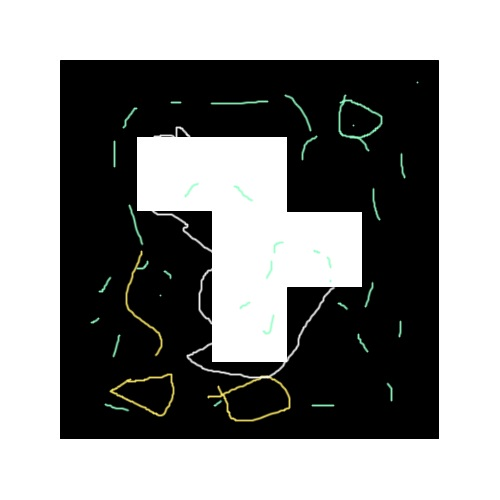
#> input picture archive/py_glyph/05.jpg, 500 x 500 px
$ python py_glyph.py   (Python 2 division)
#> lines starting #> are read from the running program, lines starting #| are printed output that depends on the picture; after the words box and inside, x2 and y2 are one past the last pixel; in counts of white or black regions, pixels touching at a corner belong together
#!/usr/bin/env python
'''
py_glyph.py
===========
initial revision

py_glyph.py will load a single image and try to identify the glyphs found.
It is then compared to the fixed glyph from checkIfValidGlyph().

Not rotation invariant at this current stage.

validGlyph = np.matrix('
1 1 1 1 1;
1 0 0 1 1;
1 1 0 0 1;
1 1 0 1 1;
1 1 1 1 1
')

General process implemented
------------
1. Grayscale
2. Blur gaussian 5x5
3. Canny edge detection
4. Contour finding, minimum areal to eliminate tiny shit
5. Find aproximations with exactly 4 points from contour, coloured red
6. Perspective transform into 250x250 pixler ROI
7. Binary Otsu tresholding on each ROI from #6.
8. Segmenting 5x5 matrix, using "fill" where fill = size - black_pixels and fill > 0.5 = 1 (True)
9. Comparing 5x5 matrix to valid glyph 5x5 matrix, one-to-one (NOT rotation independent for now)

Dependencies
------------
- Python 2.7
- OpenCV
- Numpy

Tested on Windows 7
By Joakim Skjefstad for Project Thesis NTNU 2014
skjefstad.joakim@gmail.com
'''

from __future__ import division
import cv2
import urllib
import numpy as np
import random


random.seed(12345)

def checkIfValidGlyph(matrix):
    validGlyph = np.matrix('1 1 1 1 1; 1 0 0 1 1; 1 1 0 0 1; 1 1 0 1 1; 1 1 1 1 1')
    if (matrix==validGlyph).all():
        return True
    else:
        return False

# http://rbrundritt.wordpress.com/2009/10/03/determining-if-two-bounding-boxes-overlap/


# http://opencvpython.blogspot.no/2012/06/sudoku-solver-part-3.html
def rectify(h):
        h = h.reshape((4,2))
        hnew = np.zeros((4,2),dtype = np.float32)

        add = h.sum(1)
        hnew[0] = h[np.argmin(add)]
        hnew[2] = h[np.argmax(add)]

        diff = np.diff(h,axis = 1)
        hnew[1] = h[np.argmin(diff)]
        hnew[3] = h[np.argmax(diff)]

        return hnew

# Implements http://www.aforgenet.com/framework/docs/html/59949f70-2afc-f7a5-1a53-ff99a9208133.htm
# Naive implementation!
def GetEdgePoints(contour):
    edgepoints = []

    contour_llhh_sorted_xy = sorted(contour, key= lambda x: (x[0][0], x[0][1]))
    upperleft = contour_llhh_sorted_xy.pop(0)[0]
    lowerright =  contour_llhh_sorted_xy.pop(-1)[0]

    contour_llhh_sorted_yx = sorted(contour, key= lambda x: (x[0][1], x[0][0]))
    upperright = contour_llhh_sorted_yx.pop(0)[0]
    lowerleft =  contour_llhh_sorted_yx.pop(-1)[0]

    edgepoints.append(upperleft)
    edgepoints.append(lowerright)
    edgepoints.append(upperright)
    edgepoints.append(lowerleft)
    return edgepoints

#implements http://www.aforgenet.com/framework/docs/html/e5c7996e-3e9d-ce22-4939-f6ea7c117700.htm
def IsQuadrilateral(four_points): # Assumes convex hull!
    return 0

# Used by sort
def getKey(item):
    return item[0][0]


def glyphFromImage(otsu_roi):
    glyphMatrix = np.matrix('-1 -1 -1 -1 -1;-1 -1 -1 -1 -1;-1 -1 -1 -1 -1;-1 -1 -1 -1 -1;-1 -1 -1 -1 -1')
    height, width = otsu_roi.shape
    #print height, width
    x_roll = int(width/50)
    y_roll = int(height/50)
    for numx in range(0,x_roll):
        for numy in range(0, y_roll):
            #print "Numx",numx, "Numy",numy
            if checkRegionFill(otsu_roi[numx*50:numx*50+50,numy*50:numy*50+50]) > 0.5:
                glyphMatrix[numx, numy] = 1
            else:
                glyphMatrix[numx, numy] = 0
    return glyphMatrix

def checkRegionFill(otsu_roi_part):
    height, width = otsu_roi_part.shape
    size = width * height
    fill = size - cv2.countNonZero(otsu_roi_part)
    #print width, height, size, fill
    return (fill/size)

source = cv2.imread('05.jpg') # Load image as greyscale
#> source is the input picture: shape (500, 500, 3); mean B, G, R 139.3, 140, 139.5
sourceClone = source.copy()
height, width, depth = sourceClone.shape
#> height = 500; width = 500; depth = 3
print "Image loaded (height, width, depth):", height, width, depth
#| Image loaded (height, width, depth): 500 500 3

gray = cv2.cvtColor(sourceClone, cv2.COLOR_BGR2GRAY)
blur = cv2.GaussianBlur(gray,(5,5),0) # 5x5 gaussian blur to preprocess before canny
edges = cv2.Canny(gray, 100, 200) # Canny edge detection with hysteresis 100 to 200
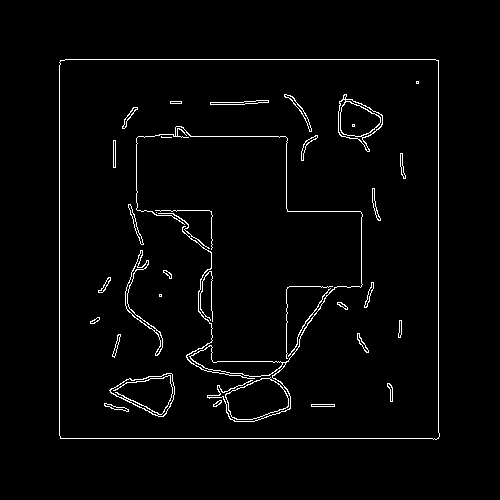
#> edges: shape (500, 500); 2.3% white in thin lines or dots, all inside (x1, y1, x2, y2) = (59, 59, 440, 440)

# Dilate edges
# kernel = np.ones((5,5),np.uint8)
#dilation = cv2.dilate(edges,kernel,iterations = 1)

# Contour detection
contours, hierarchy = cv2.findContours(edges, cv2.RETR_TREE, cv2.CHAIN_APPROX_SIMPLE)
#> contours = 77 contours, 17 with area under 20; largest, box (x1, y1, x2, y2) and area: (59, 59, 440, 440) 143634, (59, 59, 440, 440) 143632, (225, 377, 289, 420) 1844, (225, 378, 289, 420) 1816, (109, 373, 175, 417) 1711

interestingContoursApprox = []
interestingContoursROI = []
minArea = 20.0
# Use a poly aproximation to identify possible glyph regions, and check for minimum area
for cnt in contours:
    approx = cv2.approxPolyDP(cnt,0.01*cv2.arcLength(cnt,True),True)
    if len(approx)==4: # Aproximation has four edges, considered square
        area = cv2.contourArea(cnt)
        if area > minArea:
            cv2.drawContours(source,[cnt],0,(0,0,255),4)
            interestingContoursApprox.append(approx)
            print "ROI Approx",approx
            approx=rectify(approx)
            h = np.array([ [0,0],[249,0],[249,249],[0,249] ],np.float32)
            retval = cv2.getPerspectiveTransform(approx,h)
            warp = cv2.warpPerspective(sourceClone,retval,(250,250))
            interestingContoursROI.append(warp)
#> this loop made 77 passes
#> (cnt, approx, area, add in rectify, diff in rectify) on passes 3, 54: ([[311, 404], [311, 406], [334, 406], [334, 404]], [[311, 404], [334, 404], [334, 406], [311, 406]], 46, [715, 717, 740, 738], [93, 95, 72, 70]), ([[113, 140], [113, 167], [115, 167], [115, 140]], [[113, 140], [115, 140], [115, 167], [113, 167]], 54, [253, 280, 282, 255], [27, 54, 52, 25])
#> (approx, area, add in rectify, diff in rectify) on passes 1 to 2: ([[60, 60], [438, 60], [438, 438], [60, 438]], 143634, [120, 498, 876, 498], [0, 378, 0, -378]), ([[61, 60], [438, 61], [436, 439], [60, 437]], 143632, [121, 499, 875, 497], [-1, -377, 3, 377])
#> (printed output is left out)
#> pass 3, `warp = cv2.warpPerspective(sourceClone,retval,(250,250))`:
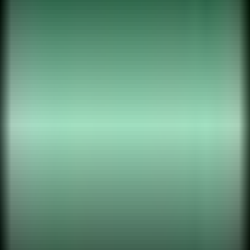
#> warp: shape (250, 250, 3); mean B, G, R 129.7, 154.2, 105.7
#> after the loop:
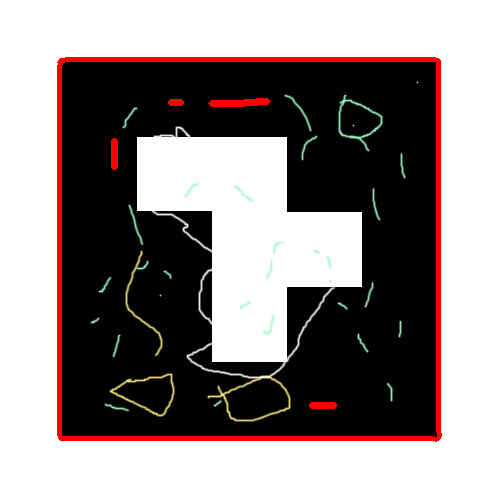
#> source: shape (500, 500, 3); 3.39% of pixels changed, all inside (x1, y1, x2, y2) = (57, 57, 442, 442)
#> after the loop:
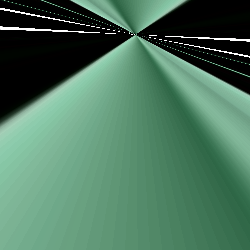
#> warp: shape (250, 250, 3); mean B, G, R 94.1, 117.6, 76.2
#> after the loop, area = 2; interestingContoursApprox = 6 contours; box (x1, y1, x2, y2) and area: (60, 60, 439, 439) 142884, (60, 60, 439, 440) 142131, (210, 100, 269, 105) 104, (113, 140, 116, 168) 54, (311, 404, 335, 407) 46, (170, 101, 182, 104) 22; interestingContoursROI = 6 items

interestingContoursOTSU = []
validGlyhpsFound = []
for roi in interestingContoursROI:
    roi_gray = cv2.cvtColor(roi, cv2.COLOR_BGR2GRAY)
    roi_blur = cv2.GaussianBlur(roi_gray,(5,5),0) # 5x5 gaussian blur to preprocess before canny
    # OTSU details http://docs.opencv.org/trunk/doc/py_tutorials/py_imgproc/py_thresholding/py_thresholding.html
    ret, otsu = cv2.threshold(roi_blur,0,255,cv2.THRESH_BINARY+cv2.THRESH_OTSU)
    #print "Otsu returned:", ret
    interestingContoursOTSU.append(otsu)
    glyphMatrix = glyphFromImage(otsu)
    if checkIfValidGlyph(glyphMatrix):
        validGlyhpsFound.append(otsu)
#> this loop made 6 passes
#> ret on passes 1 to 6: 127, 128, 136, 137, 130, 69
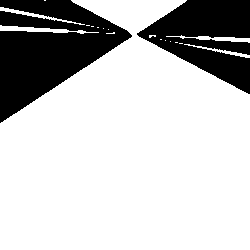
#> otsu: shape (250, 250); 76.1% white; 2 black regions, box (x1, y1, x2, y2) and area: (0, 0, 132, 123) 8897, (137, 0, 250, 94) 6031
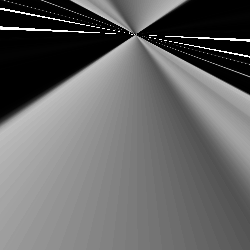
#> roi_gray: shape (250, 250); min 0, max 255, mean 102.6
#> after the loop, interestingContoursOTSU = 6 items; validGlyhpsFound = 2 items

while True:
    cv2.imshow('Source',source)

    i = 0
    for valid in validGlyhpsFound:
        i = i + 1
        cv2.imshow(str(i), valid)
        print "Valid glyph found: #",i
#> this loop made 2 passes
#> i on passes 1 to 2: 1, 2
#| Valid glyph found: # 1
#| Valid glyph found: # 2
#> pass 2, `cv2.imshow(str(i), valid)`:
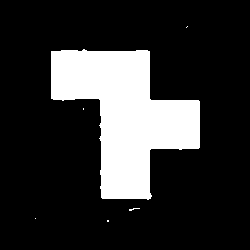
#> window '2': shape (250, 250); 19.6% white; 6 white regions (5 under 20 px), largest, box (x1, y1, x2, y2) and area: (51, 49, 200, 200) 12212
#> after the loop, i = 2

    if cv2.waitKey(1) ==27:
#> (key Esc is pressed here)
        exit(0)
#> (the program exits here)
